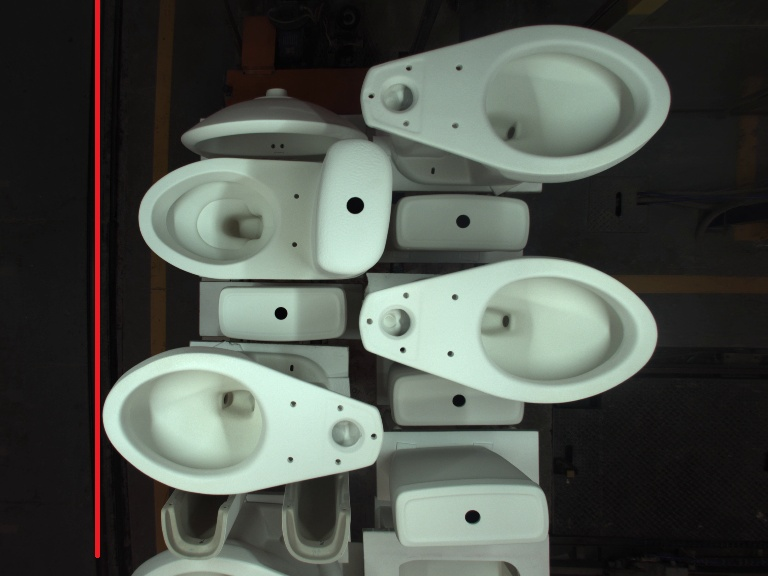
#> input picture 04_Yolo/runs/segment/predict/images/35.jpg, 768 x 576 px, given as the content of the folder ../04_Yolo/runs/segment/predict/images/35.jpg, which was not available
$ python -i fix_distorsion.py   (imports and definitions only)
#> lines starting #> are read from the running program, lines starting #| are printed output that depends on the picture; pictures that were not available may be replaced by others from this repository, and a replacement may not be noted
import cv2 as cv
import numpy as np
import os

def fix(image_paths):
    filenames = os.listdir(image_paths)

    # Cargar todas las imágenes a partir de las rutas proporcionadas
    images = [cv.imread(image_paths+'/'+img) for img in filenames]
#> images = 1 item

    # Verificar si las imágenes se cargaron correctamente
    if not images:
        print("No se proporcionaron imágenes.")
        return None

    # Matriz de cámara (suponiendo que ya la tienes)
    camera_matrix = np.array([[2056, 0, 1025],
                            [0, 2064, 1032],
                            [0, 0, 1]], dtype=np.float32)

    # Coeficientes de distorsión (ejemplo)
    dist_coeffs = np.array([-0.35, 0.1, 0.0, 0.0], dtype=np.float32)

    # os.makedirs(image_paths+r'\r1\\')
    # os.makedirs(image_paths+r'\r2\\')

    for num, img in enumerate(images):
        # Obtener el tamaño de la imagen
        h, w = img.shape[:2]
        # print(h,w)

        # Calcular la nueva matriz de cámara (sin distorsión)
        new_camera_matrix, roi = cv.getOptimalNewCameraMatrix(camera_matrix, dist_coeffs, (w, h), 1, (w, h))

        # Corregir la distorsión de la imagen
        dst = cv.undistort(img, camera_matrix, dist_coeffs, None, new_camera_matrix)

        # Recortar la imagen según el ROI (región de interés)
        x, y, w, h = roi
        dst = dst[y:y+h, x:x+w]
        cv.imwrite(image_paths + r'\r1\\' +str(num) + '.png', dst)

        # Undistort with Remapping
        mapx, mapy = cv.initUndistortRectifyMap(camera_matrix, dist_coeffs, None, new_camera_matrix, (w,h), 5)
        dst = cv.remap(img, mapx, mapy, cv.INTER_LINEAR)

        # crop the image
        x, y, w, h = roi

        dst = dst[y:y+h, x:x+w]
        dst = cv.resize(dst, (800,600), interpolation=cv.INTER_CUBIC)
        cv.imwrite(image_paths + r'\r2\\' + str(num) + '.png', dst)
#> this loop made 1 pass
#> (new_camera_matrix, roi) on pass 1: ([[1506.9, 0, 960.6], [0, 1393.4, 890.9], [0, 0, 1]], (107, 112, 642, 428))
#> pass 1, in fix, `dst = cv.undistort(img, camera_matrix, dist_coeffs, None, new_camera_m..`:
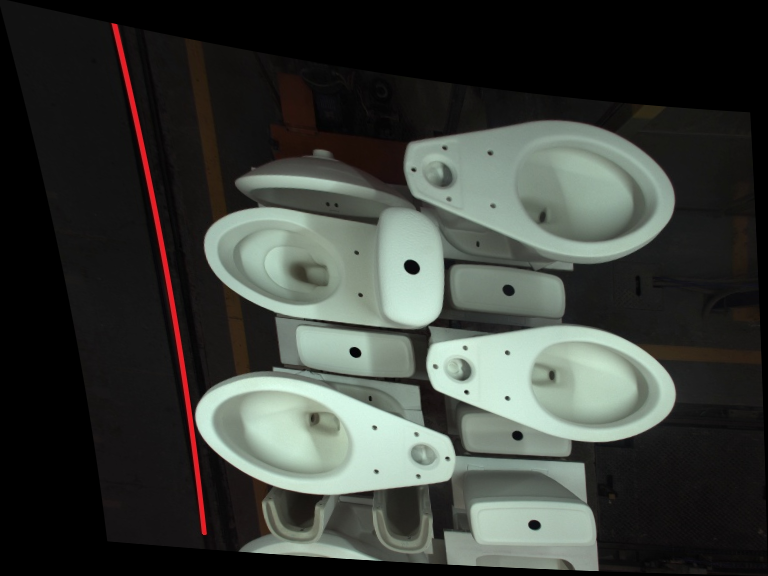
#> dst: shape (576, 768, 3); mean B, G, R 57.2, 62.2, 58.4
#> pass 1, in fix, `dst = dst[y:y+h, x:x+w]`:
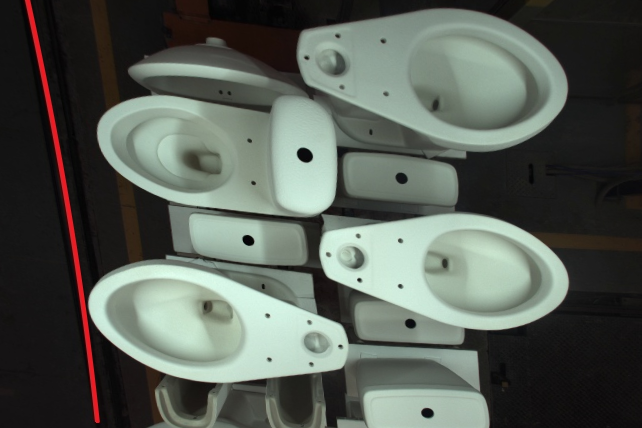
#> dst: shape (428, 642, 3); mean B, G, R 85, 92.5, 86.1
#> pass 1, in fix, `mapx, mapy = cv.initUndistortRectifyMap(camera_matrix, dist_coeffs, No..`:
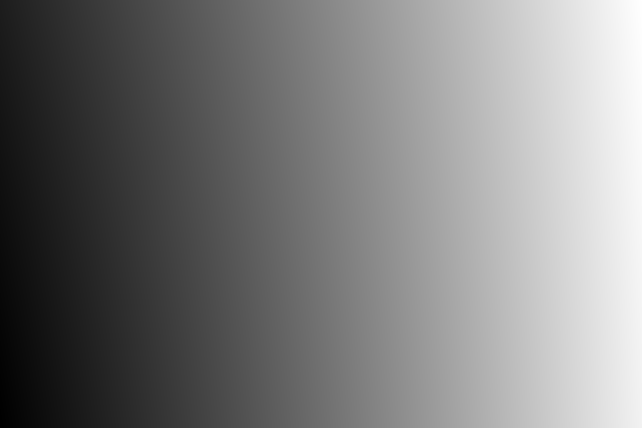
#> mapx: shape (428, 642) float32; min -83.46, max 649.2, mean 274.4; drawn with min black and max white
#> pass 1, in fix, `mapx, mapy = cv.initUndistortRectifyMap(camera_matrix, dist_coeffs, No..`:
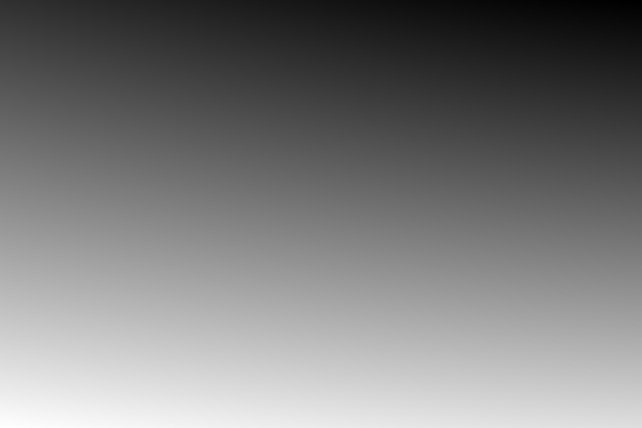
#> mapy: shape (428, 642) float32; min -105.2, max 450.9, mean 165.9; drawn with min black and max white

    return None

# [4 lines not run here, left out]

>>> result = fix('../04_Yolo/runs/segment/predict/images/35.jpg')
